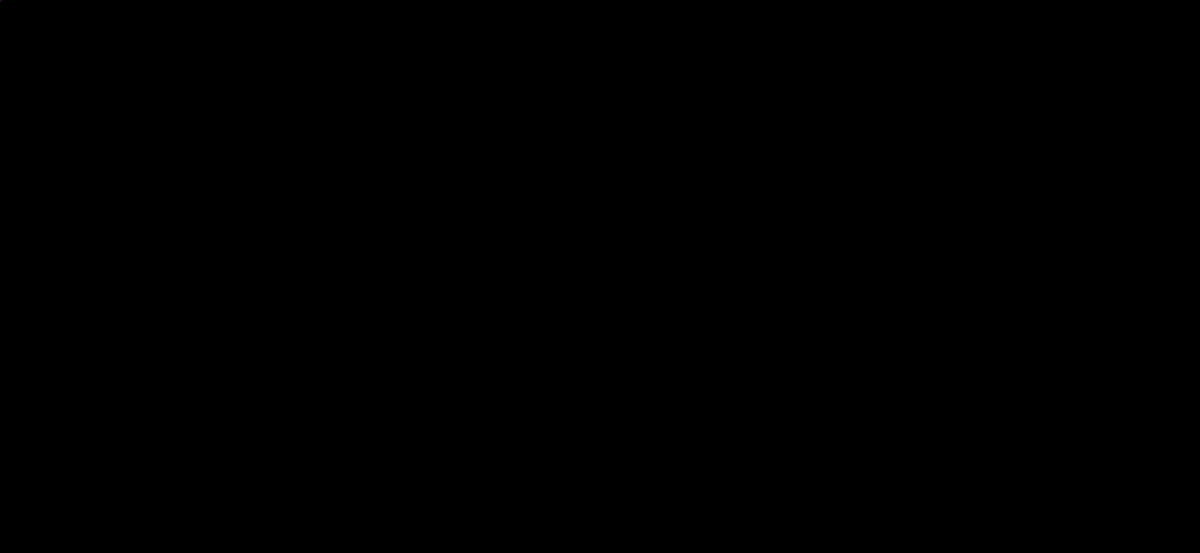
Frame 1 (no input)
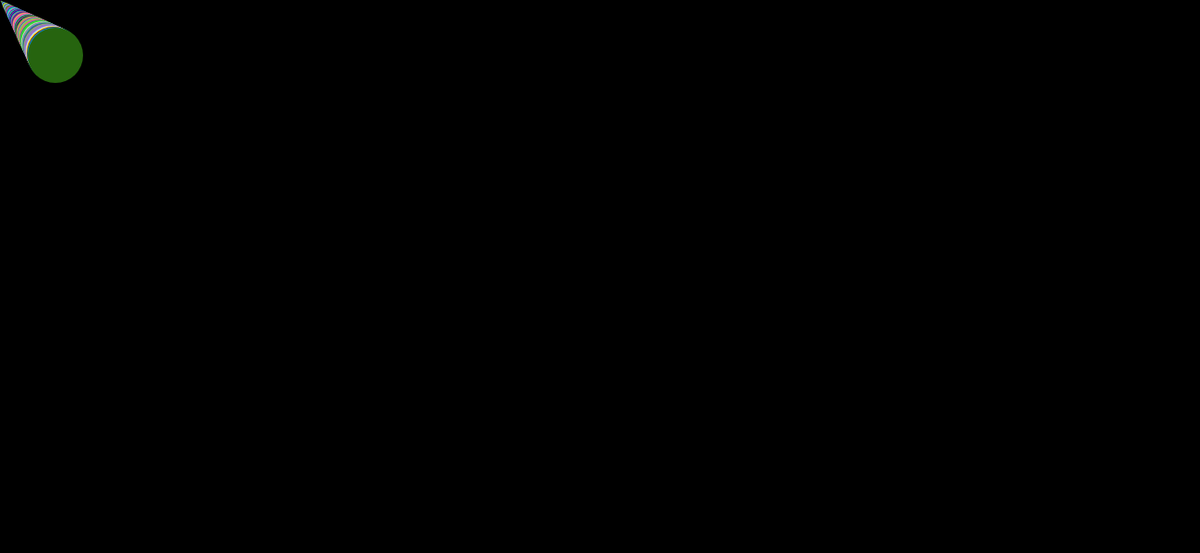
Frame 60 (no input)
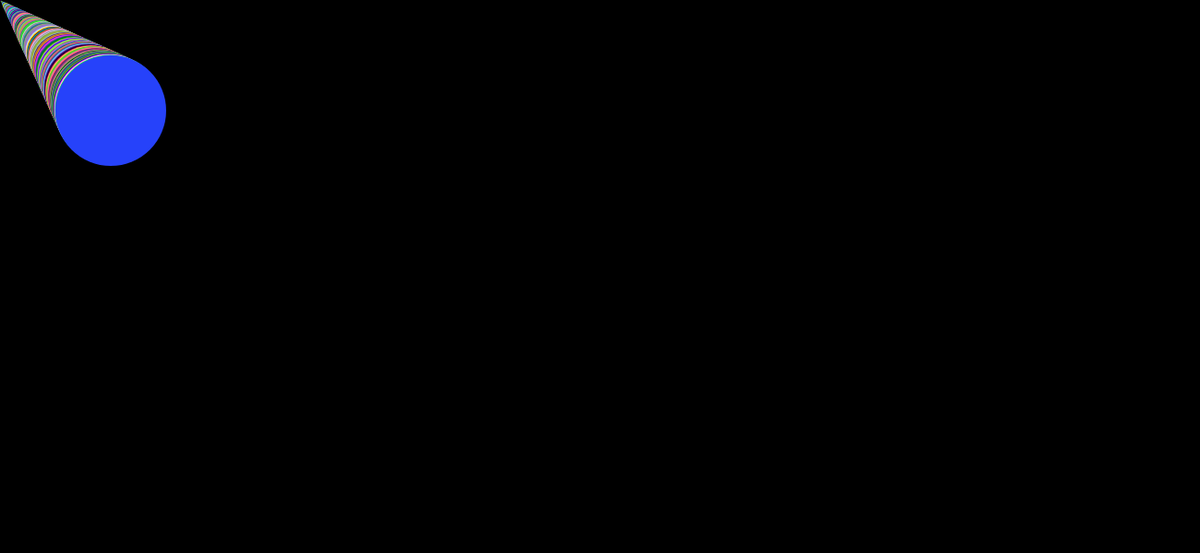
Frame 120 (the mouse pressed at the canvas centre since frame 60)

The p5.js sketch that drew these frames (run headless with seeded random() and noise() and a simulated clock; from frame 60 on, the mouse is pressed at the canvas centre):

// p5.js sketch
// ── sketch.js
let move = 0;
function setup() {
  createCanvas(1300, 600);background(0);
}

function draw() {
  let c = {
  r : 0,
    g : 0,
    b : 0
  };
  c.r=random(0,255);
  c.g=random(0,255);
   c.b=random(0,255);
  fill(c.r,c.g,c.b);
  noStroke();
   move = move + 1;
  ellipse(move,move,move,move);
}
